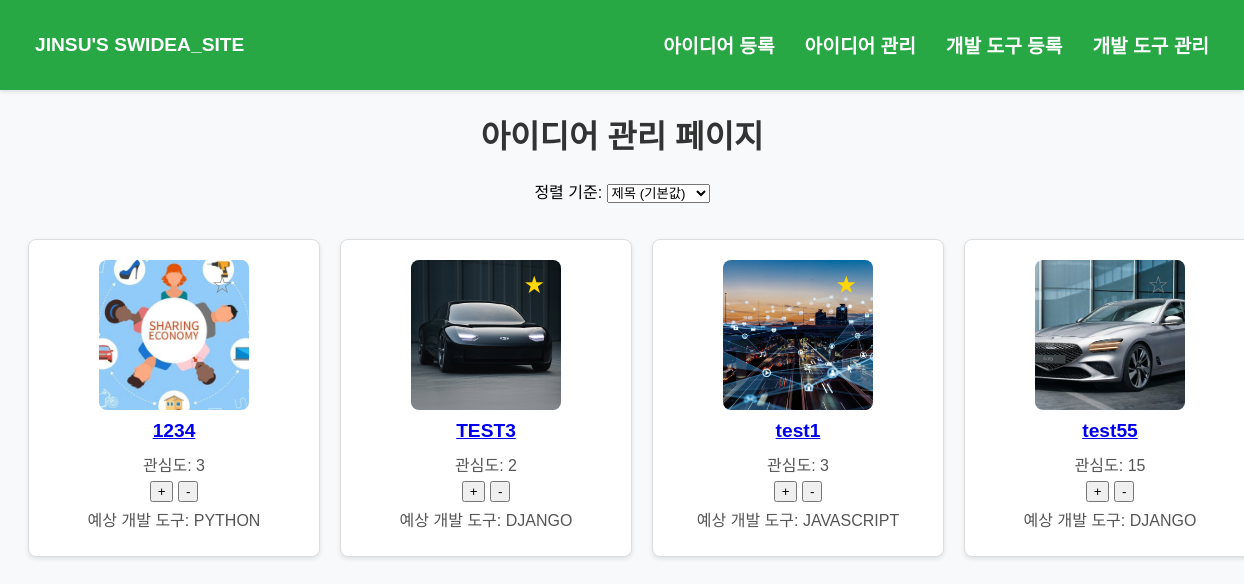
The app's page / (signed in) with its own data.
### ideas/models.py (models this page shows, shortened)
class Idea(models.Model):
    title = models.CharField(max_length=100)
    image = models.ImageField(upload_to='ideas/images/', blank=True, null=True)
    content = models.TextField()
    interest = models.IntegerField(default=0)
    created_at = models.DateTimeField(auto_now_add=True)
    tool = models.ForeignKey('tools.Tool', on_delete=models.CASCADE, null=True, blank=True)

### tools/models.py (models this page shows, shortened)
class Tool(models.Model):
    name = models.CharField(max_length=100)
    category = models.CharField(max_length=50)
    description = models.TextField()

### ideas/views.py (the view)
# urls.py: path('', views.idea_list, name='idea_list'),  # 첫 화면
def idea_list(request):
    sort_option = request.GET.get('sort', 'title')
    ideas = Idea.objects.all().order_by(sort_option)
    for idea in ideas:
        idea.is_starred = IdeaStar.objects.filter(user=request.user, idea=idea).exists()
    return render(request, 'ideas/ideas_list.html', {'ideas': ideas, 'sort_option': sort_option})

### ideas/templates/ideas/ideas_list.html (shortened to what this page needs)
{% extends 'base.html' %}
{% block content %}
<h1>아이디어 관리 페이지</h1>
<form method="get" style="margin-bottom: 20px;">
    <label for="sort">정렬 기준:</label>
    <select name="sort" id="sort" onchange="this.form.submit()">
        <option value="title" {% if sort_option == 'title' %}selected{% endif %}>제목 (기본값)</option>
    </select>
</form>
<ul>
    {% for idea in ideas %}
    <div class="card">
        <div class="image-container">
            {% if idea.image %}
            <img src="{{ idea.image.url }}" alt="{{ idea.title }}" class="idea-image">
            {% endif %}
            <form method="post" action="{% url 'toggle_star' idea.id %}" class="star-form">
                {% if idea.is_starred %}
                <button type="submit" class="btn-star active">★</button>
                {% else %}
                <button type="submit" class="btn-star">☆</button>
                {% endif %}
            </form>
        </div>
        <h2><a href="{% url 'idea_detail' idea.pk %}">{{ idea.title }}</a></h2>
        <p>관심도: <span id="interest-{{ idea.id }}">{{ idea.interest }}</span></p>
        <button class="btn-increase" data-idea-id="{{ idea.id }}">+</button>
        <button class="btn-decrease" data-idea-id="{{ idea.id }}">-</button>
        <p>예상 개발 도구: {{ idea.tool.name }}</p>
    </div>
    {% endfor %}
</ul>
{% endblock %}

### ideas/templates/base.html (shortened to what this page needs)
<!DOCTYPE html>
<html lang="en">
<head>
    {% load static %}
    <link rel="stylesheet" href="{% static 'css/styles.css' %}">
</head>
<body>
    <header>
        <nav class="navbar">
            <a href="/" class="site-title">JINSU'S SWIDEA_SITE</a>
            <ul class="nav-links">
                <li><a href="/ideas/new/">아이디어 등록</a></li>
                <li><a href="/ideas/">아이디어 관리</a></li>
                <li><a href="/tools/new/">개발 도구 등록</a></li>
                <li><a href="/tools/">개발 도구 관리</a></li>
            </ul>
        </nav>
    </header>
    <main>
        {% block content %}
        {% endblock %}
    </main>
</body>
</html>

### static/css/styles.css (style rules this page uses)
body { font-family: Arial, sans-serif; background-color: #f8f9fa; margin: 0; padding: 0; }
h1, h2, h3 { color: #333; }
.navbar { background-color: #28a745; padding: 15px 20px; display: flex; justify-content: space-between; align-items: center; box-shadow: 0 2px 4px rgba(0, 0, 0, 0.1); }
.navbar a { color: white; text-decoration: none; font-weight: bold; margin: 0 15px; font-size: 1.2rem; }
.navbar ul { display: flex; }
.navbar li { display: flex; }
main { display: flex; flex-direction: column; justify-content: center; align-items: center; }
main ul { display: flex; gap: 20px; }
.card { background: #ffffff; border: 1px solid #ddd; border-radius: 8px; padding: 20px; margin-bottom: 20px; box-shadow: 0 2px 4px rgba(0, 0, 0, 0.1); width: 250px; text-align: center; position: relative; }
.image-container { position: relative; width: 150px; height: 150px; margin: 0 auto; overflow: hidden; border-radius: 8px; background-color: #f5f5f5; }
.idea-image { width: 100%; height: 100%; object-fit: cover; display: block; }
.star-form { position: absolute; top: 10px; right: 10px; z-index: 10; }
.btn-star { background: none; border: none; font-size: 1.5rem; color: gray; cursor: pointer; }
.btn-star.active { color: gold; }
.card h2 { margin: 10px 0; font-size: 1.2rem; color: #007bff; }
.card p { margin: 5px 0; font-size: 1rem; color: #555; }

### records on screen
Idea: image (picture), title "1234", interest "3", tool.name "PYTHON"
Idea: image (picture), title "TEST3", interest "2", tool.name "DJANGO"
Idea: image (picture), title "test1", interest "3", tool.name "JAVASCRIPT"
Idea: image (picture), title "test55", interest "15", tool.name "DJANGO"
